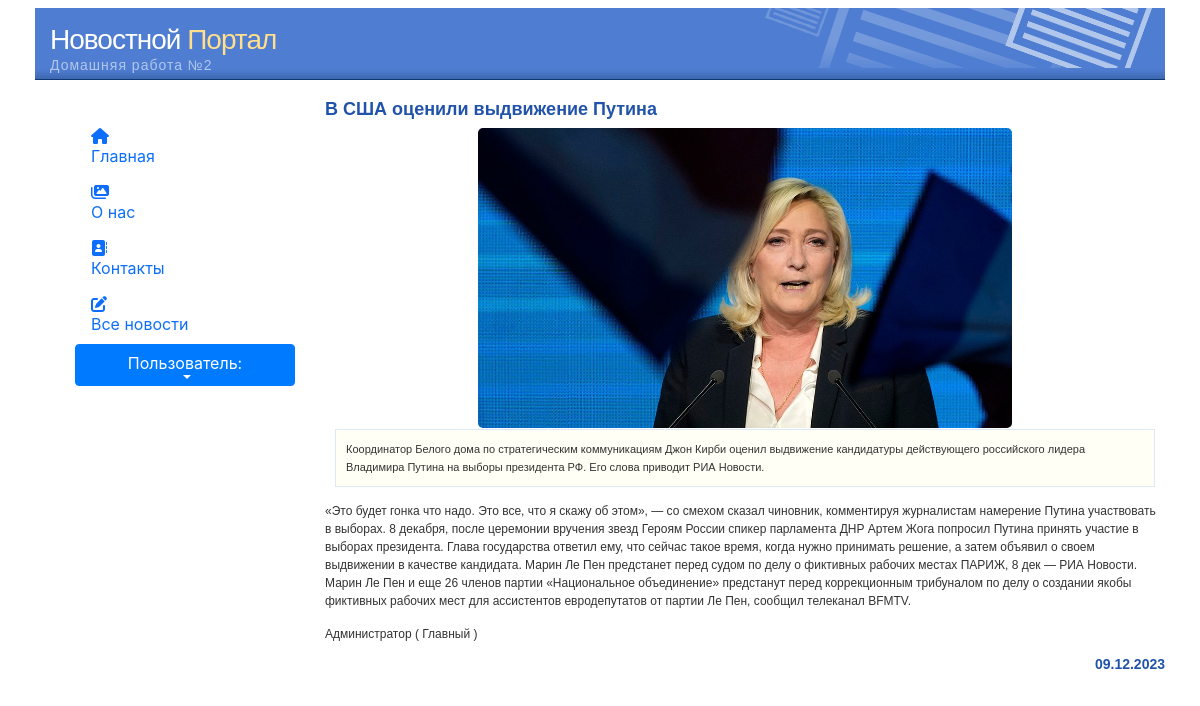
The page /news/show/ on the database its author committed.
### news/models.py (models this page shows, shortened)
class Article(models.Model):
    categories = (('E','Economics'),
                  ('S','Science'),
                  ('IT','IT'))
    author = models.ForeignKey(User, on_delete=models.SET_NULL, null=True, verbose_name='Автор')
    title = models.CharField('Заголовок', max_length=50, default='')
    anouncement = models.TextField('Аннотация', max_length=250)
    text = models.TextField('Текст новости')
    date = models.DateTimeField('Дата создания', auto_now=True)
    category = models.CharField(choices=categories, max_length=50, default='', verbose_name='Категория')
    tags = models.ManyToManyField(to=Tag, blank=True, verbose_name='Тэги')
    slug = models.SlugField()
    class Meta:
        ordering = ['title', 'date']
        verbose_name = 'Новость'
        verbose_name_plural = 'Новости'

class Image(models.Model):
    article = models.ForeignKey(Article, on_delete=models.CASCADE)
    name = models.CharField(max_length=50, blank=True)
    image = models.ImageField(upload_to='article_images/')

### news/views.py (the view)
# urls.py: path('', views.index, name='home'),
def index(request):
    article = Article.objects.latest("id")
    context = {'article':article}
    return render(request,'news/index.html',context)

### news/templates/news/index.html (shortened to what this page needs)
{% extends 'home01/index.html' %}
{% load static %}
{% load bootstrap5 %}
{% block content %}
<link rel="stylesheet" href="https://maxcdn.bootstrapcdn.com/bootstrap/4.0.0/css/bootstrap.min.css"
>
             <div id="content">
                    <h3>{{ article.title }}</h3>
             {% if article.image_set.all %}
              <div class="row">
                <div id="carouselControls" class="carousel slide" data-ride="carousel" style="display: inline-block;">
                    <div class="carousel-inner" role="listbox" style=" width:auto; height: 300px; !important;">
                        {% for image in article.image_set.all %}
                        <div class="carousel-item {% if forloop.counter == 1 %} active {% endif %}">
                            <img class="d-block" src="{{ image.image.url }}"
                                 style="margin:auto; height:300px; width:auto; border-radius:5px;">
                        </div>
                        {% endfor %}
                    </div>
                    <a class="carousel-control-prev" href="#carouselControls" role="button" data-slide="prev">
                    </a>
                    <a class="carousel-control-next" href="#carouselControls" role="button" data-slide="next">
                    </a>
                </div>
              </div>
                {% endif%}
                    <div class='featurebox_side'>{{ article.anouncement }}</div>
                    <p>{{ article.text }}</p>
                    <p>{{ article.author.first_name }} ( {{ article.author.last_name }} )</p>
                    <h4 align="right">{{ article.date|date:"d.m.Y" }}</h4>
            </div>
{% endblock %}

### home01/static/home01/css/style.css (style rules this page uses)
body { text-align: center; margin-top:10px; margin-bottom:10px; color:#666666; background-color: #666666; }
#content { margin-top: 20px; margin-bottom: 0px; }
#content p { margin-top:15px; margin-bottom: 15px; font-family: verdana, arial, sans-serif; font-size: 12px; line-height: 18px; color: #333333; }
#content h3 { margin-top:5px; margin-bottom: 10px; font-family: verdana, arial, sans-serif; font-size: 18px; font-weight: bold; line-height: 18px; color: #2153AA; }
#content h4 { margin-top:0px;margin-bottom:0px; font-family: verdana, arial, sans-serif; font-size: 14px; font-weight: bold; line-height: 12px; color: #2153AA; }
.featurebox_side { background-color: #fffff6; margin:1px;margin-left:10px;margin-right:10px;margin-bottom:15px; padding:10px; border: 1px solid #DFE8F7; font-family: verdana, arial, sans-serif; font-size: 11px; line-height: 18px; color: #333333; }

### rows shown on the page
Article: title "В США оценили выдвижение Путина", anouncement "Координатор Белого дома по стратегическим коммуникациям Джон Кирби оценил выдвижение кандидатуры действующего российского лидера Владимира Путина на выборы президента РФ. Его слова приводит РИА Новости.", text "«Это будет гонка что надо. Это все, что я скажу об этом», — со смехом сказал чиновник, комментируя журналистам намерение Путина участвовать в выборах. 8 декабря, после церемонии вручения звезд Героям России спикер парламента ДНР Артем Жога попросил Путина принять участие в выборах президента. Глава государства ответил ему, что сейчас такое время, когда нужно принимать решение, а затем объявил о своем выдвижении в качестве кандидата. Марин Ле Пен предстанет перед судом по делу о фиктивных рабочих местах ПАРИЖ, 8 дек — РИА Новости. Марин Ле Пен и еще 26 членов партии «Национальное объединение» предстанут перед коррекционным трибуналом по делу о создании якобы фиктивных рабочих мест для…", author.first_name "Администратор", author.last_name "Главный", date "09.12.2023"
Image: image (picture)
